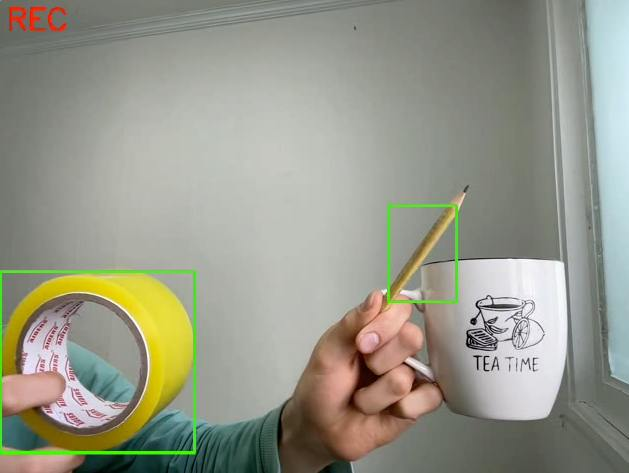
#> input picture public/example.jpeg, 629 x 473 px, given in place of the camera
$ python limited_colors.py
#> lines starting #> are read from the running program, lines starting #| are printed output that depends on the picture; after the words box and inside, x2 and y2 are one past the last pixel; in counts of white or black regions, pixels touching at a corner belong together
### util.py
import numpy as np
import cv2

# [24 lines left out: function get_limits, not called in this run]

# Pre-defined HSV ranges for 16 web colors
WEB_COLOR_LIMITS = {
    'aqua':    (np.array([85, 70, 50]), np.array([95, 255, 255])),
    'black':   (np.array([0, 0, 0]), np.array([180, 255, 30])),
    'blue':    (np.array([105, 70, 50]), np.array([135, 255, 255])),
    'fuchsia': (np.array([145, 70, 50]), np.array([155, 255, 255])),
    'gray':    (np.array([0, 0, 40]), np.array([180, 30, 150])),
    'green':   (np.array([45, 70, 50]), np.array([75, 255, 255])),
    'lime':    (np.array([45, 150, 50]), np.array([75, 255, 255])),
    'maroon':  (np.array([0, 70, 20]), np.array([10, 255, 150])),
    'navy':    (np.array([105, 70, 20]), np.array([135, 255, 150])),
    'olive':   (np.array([20, 70, 20]), np.array([30, 255, 150])),
    'purple':  (np.array([145, 70, 20]), np.array([155, 255, 150])),
    'red':     (np.array([0, 70, 50]), np.array([10, 255, 255])),
    'silver':  (np.array([0, 0, 150]), np.array([180, 30, 200])),
    'teal':    (np.array([85, 70, 20]), np.array([95, 255, 150])),
    'white':   (np.array([0, 0, 200]), np.array([180, 30, 255])),
    'yellow':  (np.array([25, 70, 50]), np.array([35, 255, 255]))
}

def get_limits_limited(color):
    """
    Get HSV limits for web colors.

    Args:
        color: String name of one of 16 colors

    Returns:
        tuple: (lowerLimit, upperLimit) - HSV threshold bounds for color detection
    """
    color = color.lower()
    if color not in WEB_COLOR_LIMITS:
        raise ValueError(f"Color '{color}' not in web colors. Available colors: {', '.join(WEB_COLOR_LIMITS.keys())}")

    return WEB_COLOR_LIMITS[color]

### limited_colors.py
import cv2
import os
from datetime import datetime
from util import get_limits_limited

# Available web colors for reference
WEB_COLORS = ['aqua', 'black', 'blue', 'fuchsia', 'gray', 'green',
              'lime', 'maroon', 'navy', 'olive', 'purple', 'red',
              'silver', 'teal', 'white', 'yellow']

def main(color_name, save=False, save_folder='output'):
    """
    Detect objects of specified web color using webcam.

    Args:
        color_name: String name of web color to detect
        save: Boolean to enable video saving
        save_folder: Output directory for saved videos
    """
#> called with color_name = 'aqua', save = True, save_folder = 'output'
    # Configuration
    FRAME_WIDTH = 640
    FRAME_HEIGHT = 480
    MIN_AREA = 5
    FPS = 20.0

    # Validate color name
    if color_name.lower() not in WEB_COLORS:
        raise ValueError(f"Invalid color. Choose from: {', '.join(WEB_COLORS)}")

    # Create output directory
    if save and not os.path.exists(save_folder):
        os.makedirs(save_folder)

    # Video writer setup
    out = None
    is_recording = False
    if save:
        timestamp = datetime.now().strftime('%Y%m%d_%H%M%S')
        output_path = os.path.join(save_folder, f'{color_name}_{timestamp}.mp4')
        fourcc = cv2.VideoWriter_fourcc(*'mp4v')
        out = cv2.VideoWriter(output_path, fourcc, FPS, (FRAME_WIDTH, FRAME_HEIGHT))

    # Get color limits once
    lowerLimit, upperLimit = get_limits_limited(color_name.lower())

    # Initialize webcam
    cap = cv2.VideoCapture(0)
    if not cap.isOpened():
        raise IOError("Cannot open webcam")

    cap.set(cv2.CAP_PROP_FRAME_WIDTH, FRAME_WIDTH)
    cap.set(cv2.CAP_PROP_FRAME_HEIGHT, FRAME_HEIGHT)

    print(f"Detecting {color_name} objects. Press 'q' to quit, 'r' to toggle recording.")

    while True:
        ret, frame = cap.read()
#> frame is the input picture: shape (473, 629, 3); mean B, G, R 137.7, 151.8, 150.7

        # Color detection
        hsvImage = cv2.cvtColor(frame, cv2.COLOR_BGR2HSV)
#> hsvImage: shape (473, 629, 3); mean H, S, V 49.8, 37.7, 157.2
        mask = cv2.inRange(hsvImage, lowerLimit, upperLimit)
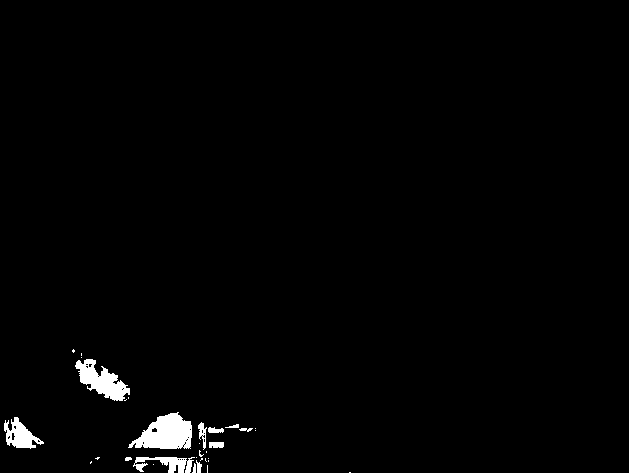
#> mask: shape (473, 629); 1.4% white; 32 white regions (20 under 20 px)

        # Find and process contours
        contours, _ = cv2.findContours(mask, cv2.RETR_EXTERNAL, cv2.CHAIN_APPROX_SIMPLE)
#> contours = 32 contours, 24 with area under 20; largest, box (x1, y1, x2, y2) and area: (128, 412, 192, 449) 1442, (75, 359, 130, 401) 1022, (4, 417, 44, 449) 583, (133, 457, 195, 473) 411, (198, 422, 207, 450) 95, (209, 442, 224, 448) 66, (208, 427, 224, 433) 53, (196, 460, 202, 473) 31

        # Draw rectangles for all detected objects above minimum size
        for contour in contours:
            area = cv2.contourArea(contour)
            if area > MIN_AREA:
                x, y, w, h = cv2.boundingRect(contour)
                cv2.rectangle(frame, (x, y), (x+w, y+h), (0, 255, 0), 2)
#> this loop made 32 passes
#> (area, x, y, w, h) on passes 7, 12, 18, 22, 24, 25, 26, 29: (31, 196, 460, 6, 13), (411, 133, 457, 62, 16), (65.5, 209, 442, 15, 6), (53, 208, 427, 16, 6), (95, 198, 422, 9, 28), (583, 4, 417, 40, 32), (1442.5, 128, 412, 64, 37), (1022.5, 75, 359, 55, 42)
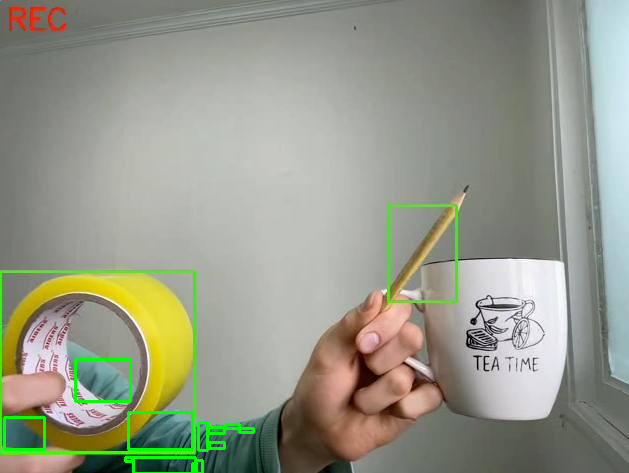
#> frame: shape (473, 629, 3); 0.92% of pixels changed, all inside (x1, y1, x2, y2) = (3, 358, 255, 473)

        # Show recording status
        if is_recording:
            cv2.putText(frame, "REC", (10, 20), cv2.FONT_HERSHEY_SIMPLEX,
                       1, (0, 0, 255), 2)

        # Show detected color name
        cv2.putText(frame, f"Detecting: {color_name}", (10, 60),
                   cv2.FONT_HERSHEY_SIMPLEX, 0.7, (255, 255, 255), 2)
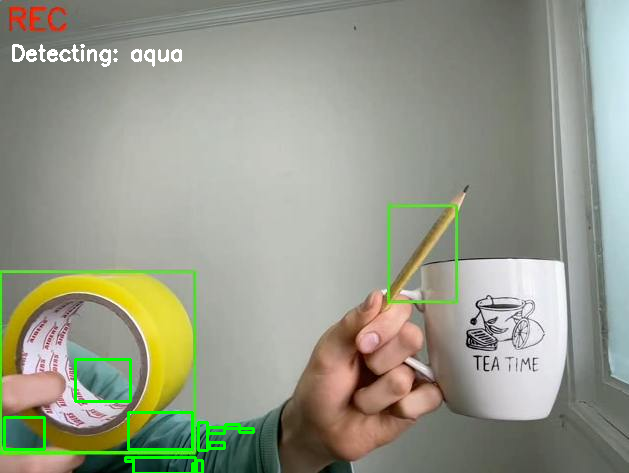
#> frame: shape (473, 629, 3); 0.41% of pixels changed, all inside (x1, y1, x2, y2) = (12, 44, 182, 67)

        # Save frame if recording
        if is_recording and out is not None:
            out.write(frame)

        cv2.imshow('Color Detection', frame)

        # Handle keyboard input
        key = cv2.waitKey(1) & 0xFF
#> (key q is pressed here)
        if key == ord('q'):
            break
        elif key == ord('r') and save:
            is_recording = not is_recording
            print("Recording:", "Started" if is_recording else "Stopped")

    # Cleanup
    if out is not None:
        out.release()
    cap.release()
    cv2.destroyAllWindows()

if __name__ == '__main__':
    # aqua, black, blue, fuchsia,
    # gray, green, lime, maroon,
    # navy, olive, purple, red,
    # silver, teal, white, and yellow.

    # color_name = 'lime'
    # main(color_name, save=True)
    for color in WEB_COLORS:
        main(color, save=True)
